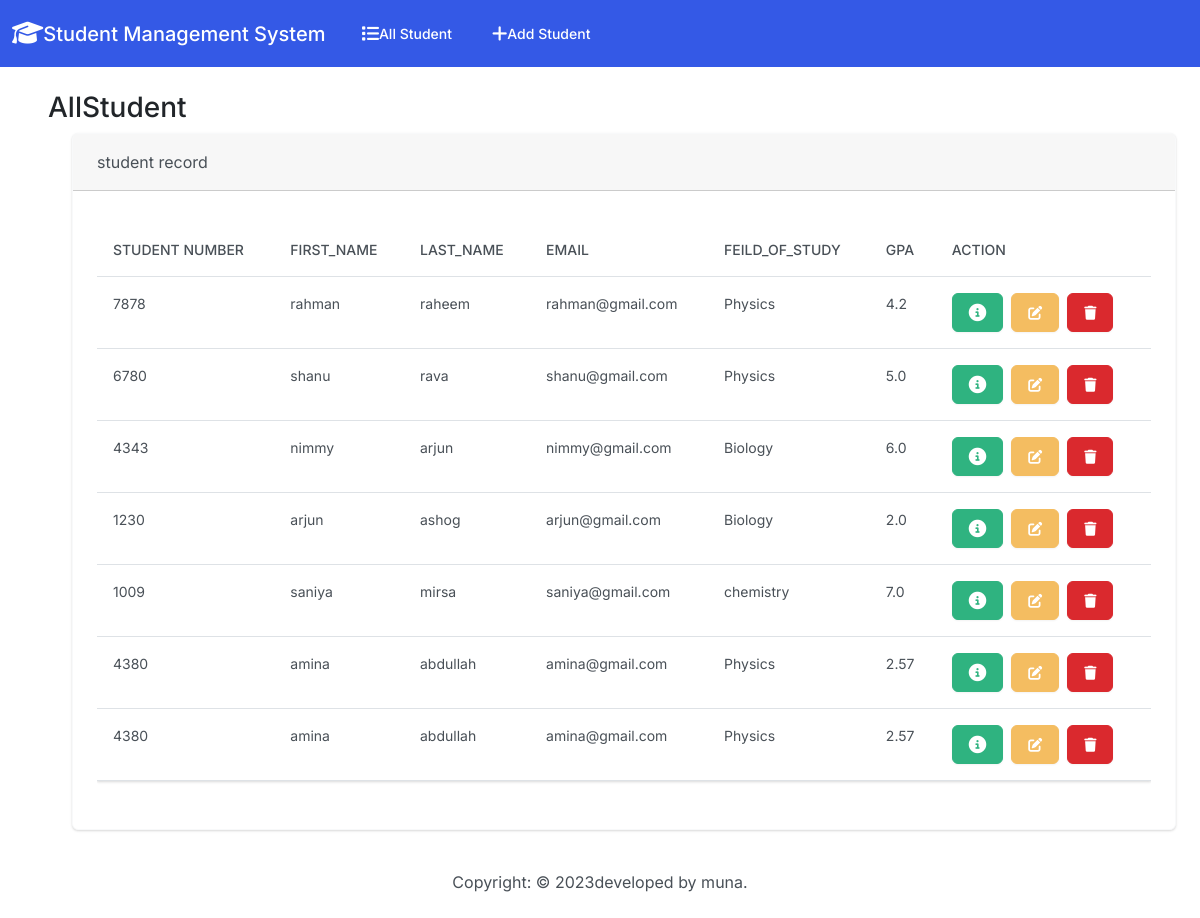
The app's page /index/ with its own data.
### student/models.py (models this page shows, shortened)
class Student(models.Model):
    student_number=models.PositiveIntegerField()
    first_name=models.CharField(max_length=50)
    last_name=models.CharField(max_length=50)
    email=models.EmailField(max_length=100)
    feild_of_study=models.CharField(max_length=50)
    gpa=models.FloatField()

### student/views.py (the view)
# urls.py: path('index/',views.IndexView.as_view(),name="index"),
class IndexView(ListView):
    template_name="index.html"
    model=Student
    context_object_name="students"

### student/templates/index.html (shortened to what this page needs)
{%extends 'base.html'%}
{%block body_block%}
<div class="container-fluid m-4">
  <h3>AllStudent</h3>
  <div class="row">
    <div class="col-12">
      {%if students%}
      <div class="card border-light mb-3 ms-4 me-4">
        <div class="card-header">student record</div>
        <div class="card-body">
          <p class="card-text">
          <div class="table-responsive">
            <table class="table table-hover">
              <thead>
                <tr>
                  <th scope="col">Student Number</th>
                  <th scope="col">First_name</th>
                  <th scope="col">Last_name</th>
                  <th scope="col">Email</th>
                  <th scope="col">Feild_of_study</th>
                  <th scope="col">GPA</th>
                  <th scope="col">Action</th>
                </tr>
              </thead>
              <tbody>
                {%for student in students%}
                <tr>
                  <td>{{student.student_number}}</td>
                  <td>{{student.first_name}}</td>
                  <td>{{student.last_name}}</td>
                  <td>{{student.email}}</td>
                  <td>{{student.feild_of_study}}</td>
                  <td>{{student.gpa}}</td>
                  <td>
                    <button type="button" class="btn btn-success me-1" href="{% url 'student-detail' student.id %}"
                      data-bs-toggle="modal" data-bs-target="#myModal{{student.id}}">
                      </button>
                    <a type="button" class="btn btn-warning me-1" href="{%url 'student-edit' student.id%}">
                      <i class="fa-solid fa-pen-to-square"></i>
                    </a>
                    <button type="button" class="btn btn-danger me-1" href="" data-bs-toggle="modal" data-bs-target="#delete{{student.id}}">
                      <i class="fa-sharp fa-solid fa-trash"></i>
                    </button>
                  </td>
                </tr>
              </tbody>
                {%endfor%}
            </table>
          </div>
          </p>
        </div>
      </div>
      {%else%}
      <h5 class="alert alert-primary ms-4 me-4">No student records</h5>
      {%endif%}
    </div>
  </div>
</div>
{%endblock%}

### student/templates/base.html (shortened to what this page needs)
<!DOCTYPE html>
{%load static%}
<html lang="en">
<head>
    <link rel="stylesheet" href="{%static 'css/bootstrap.min.css'%}">
    <link rel="stylesheet" href="https://cdnjs.cloudflare.com/ajax/libs/font-awesome/6.4.0/css/all.min.css" />
</head>
<body class="d-flex flex-column min-vh-100">
    <nav class="navbar navbar-expand-lg navbar-dark bg-primary">
        <div class="container-fluid">
          <a class="navbar-brand" href="{%url 'index'%}"><i class="fa-solid fa-graduation-cap fa-lg"></i>Student Management System</a>
          <div class="collapse navbar-collapse" id="navbarColor01">
            <ul class="navbar-nav me-auto">
              <li class="nav-item">
                <a class="nav-link" href="{%url 'index'%}">All Student</a>
              </li>
              <li class="nav-item">
                <a class="nav-link" href="{%url 'student-add'%}">Add Student</a>
              </li>
            </ul>
         </div>
        </div>
      </nav>
         <div class="container-fluid">
            {%block body_block%}
            {%endblock%}
         </div>
      <footer class="mt-auto mb-4">
        <div class="text-center">
            <span>
                Copyright: &copy; <script>document.write(new Date().getFullYear())</script>developed by muna.
            </span>
        </div>
      </footer>
</body>
</html>

### records on screen
Student: student_number "7878", first_name "rahman", last_name "raheem", email "rahman@gmail.com", feild_of_study "Physics", gpa "4.2"
Student: student_number "6780", first_name "shanu", last_name "rava", email "shanu@gmail.com", feild_of_study "Physics", gpa "5.0"
Student: student_number "4343", first_name "nimmy", last_name "arjun", email "nimmy@gmail.com", feild_of_study "Biology", gpa "6.0"
Student: student_number "1230", first_name "arjun", last_name "ashog", email "arjun@gmail.com", feild_of_study "Biology", gpa "2.0"
Student: student_number "1009", first_name "saniya", last_name "mirsa", email "saniya@gmail.com", feild_of_study "chemistry", gpa "7.0"
Student: student_number "4380", first_name "amina", last_name "abdullah", email "amina@gmail.com", feild_of_study "Physics", gpa "2.57"
Student: student_number "4380", first_name "amina", last_name "abdullah", email "amina@gmail.com", feild_of_study "Physics", gpa "2.57"
